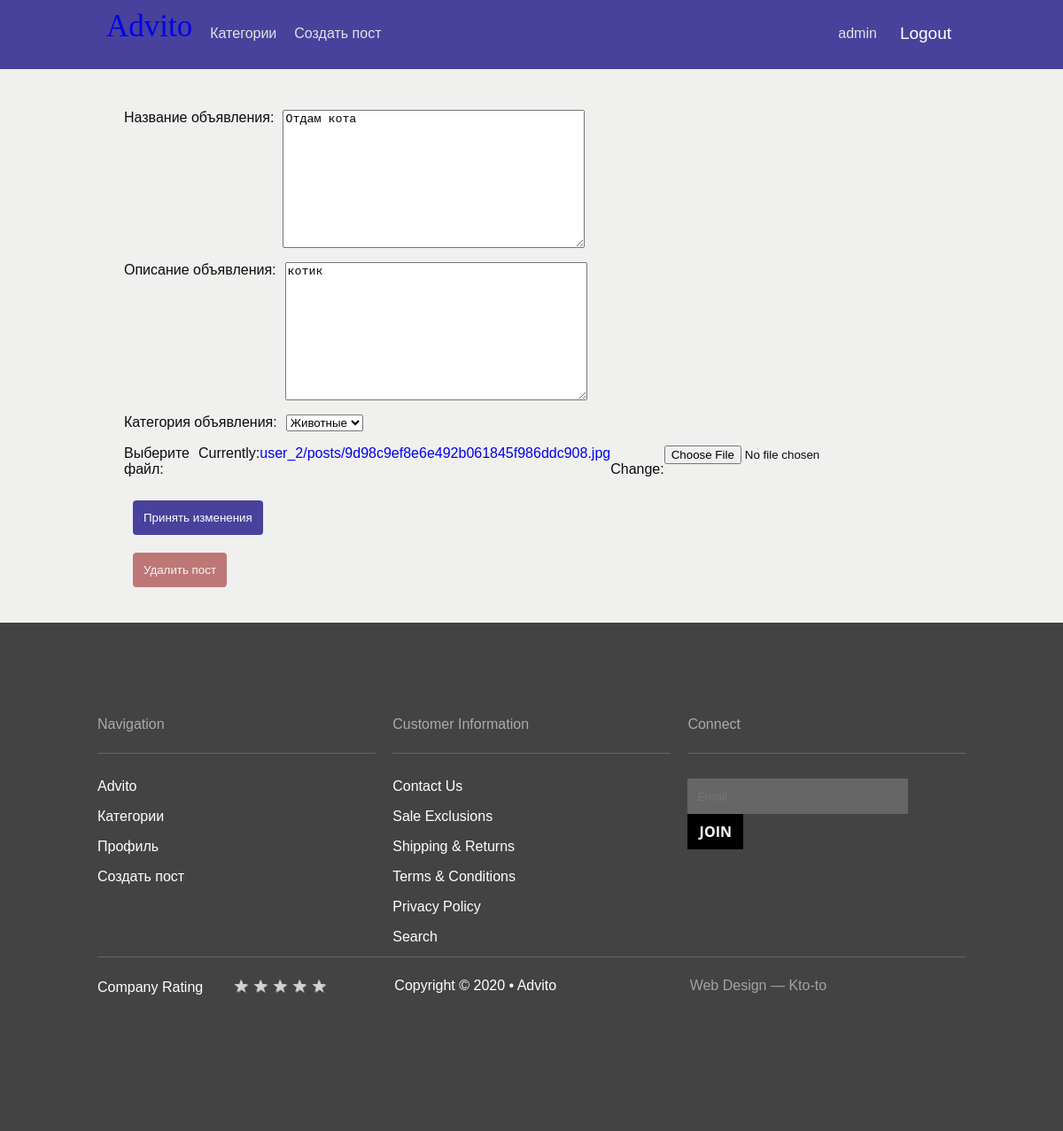
The page /post/12/edit/ (signed in) on the database its author committed.
### advito/models.py (models this page shows, shortened)
class Add(models.Model):
    author = models.ForeignKey(User, on_delete=models.CASCADE)
    header = models.TextField(max_length=100)
    description = models.TextField(max_length=1000, blank=True)
    image = models.ImageField(upload_to=add_path)
    date_pub = models.DateTimeField(auto_now_add=True)
    date_edit = models.DateTimeField(auto_now=True)
    category = models.ForeignKey(Category, on_delete=models.CASCADE, verbose_name='категория')

### advito/views.py (the view, shortened to what this page needs)
# urls.py: path('post/<int:add_id>/edit/', views.EditPostView.as_view(), name='post_edit'),
class EditPostView(UpdateView):
    model = Add
    pk_url_kwarg = 'add_id'
    template_name = 'advito/post_edit.html'
    form_class = PostForm
    def dispatch(self, request, *args, **kwargs):
        obj = self.get_object()
        if obj.author != self.request.user:
            raise PermissionDenied("You are not author of this post")
        return super(EditPostView, self).dispatch(request, *args, **kwargs)

### advito/forms.py (shortened to what this page needs)
class PostForm(forms.ModelForm):
    max_size_img = 5
    class Meta:
        model = Add
        fields = ['header', 'description', 'category', 'image']
        labels = {
            'header': 'Название объявления',
            'description': 'Описание объявления',
            'category': 'Категория объявления',
            'image': 'Выберите файл',
        }
        widgets = {
            'header': forms.Textarea(attrs={'class': 'form-control', 'placeholder': 'Название объявления'}),
            'description': forms.Textarea(attrs={'class': 'form-control', 'placeholder': 'Описание объявления'}),
            'image': forms.ClearableFileInput(attrs={'type': "file", 'class': "form-control-file"})
        }

### advito/models.py (called while the page is built)
    def __str__(self):
        return str(self.name)

### advito/templates/advito/post_edit.html (shortened to what this page needs)
{% extends 'advito/layout.html' %}
{% block unique_content %}
    <form method="post" enctype="multipart/form-data">{% csrf_token %}
        <div class="form">
            {{ form.as_p }}
        </div>
    <button type="submit" class="publih ptin" > Принять изменения </button>
    </form>
    <form action ='{% url 'post_delete' add.id %}' method="get">
            <button class="publih delete" type="submit"> Удалить пост </button>
    </form>
{% endblock unique_content %}

### advito/templates/advito/layout.html (shortened to what this page needs)
<!DOCTYPE html>
{% load static %}
<html lang="en">
<head>
    <link rel="stylesheet" type="text/css" href="{% static 'advito/css/style.css' %}">
</head>
<body>
<header>
    <nav class="container header-nav">
        <ul class="header-nav">
            <li class="link-menu name">
                <a href="{% url 'index' %}">Advito</a>
            </li>
            <li class="link-menu">
                <a class="linked" href="{% url 'category' %}">Категории</a>
            </li>
        {% if user.is_authenticated %}
            <li class="link-menu">
                <a class="linked" href="{% url 'post_create' %}">Создать пост</a>
            </li>
            {% endif %}
        </ul>
                {% if user.is_authenticated %}
                <a class="linked link-menu link-me" href="{% url 'profile' user.id %}">{{ user.username }}</a>
                    <form class="link-menu link-me" action="{% url 'logout' %}" method="GET">
                        <button class="log" type="submit"> Logout </button>
                    </form>
                {% else %}
                    <a class="linked link-menu link-me" href="{% url 'login' %}"> Login </a>
                {% endif %}
    </nav>
</header>
<main>
    <section class="container">
        {% block unique_content %}
        {% endblock unique_content %}
    </section>
</main>
      <footer class="footer">
         <div class="container foo">
            <div class="footer-block-wraper">
               <section class="footer-block">
                  <h4 class="h-nav-footer">Navigation</h4>
                  <hr class="line-footer">
                   <ul class="nav-footer-wrap">
            <li class="nav-footer">
                <a href="{% url 'index' %}">Advito</a>
            </li>
            <li class="nav-footer">
                <a href="{% url 'category' %}">Категории</a>
            </li>
            <li class="nav-footer">
                {% if user.is_authenticated %}
                <a href="{% url 'profile' user.id %}">Профиль</a>
                {% endif %}
            </li>
                       {% if user.is_authenticated %}
                   <li class="nav-footer">
                       <a href="{% url 'post_create' %}"> Создать пост </a>
                   </li>
                {% endif %}
        </ul>
               </section>
               <section class="footer-block">
                  <h4 class="h-nav-footer">Customer Information</h4>
                  <hr class="line-footer">
                  <ul class="nav-footer-wrap">
                     <li class="nav-footer"><a href="#">Contact Us</a></li>
                     <li class="nav-footer"><a href="#">Sale Exclusions</a></li>
                     <li class="nav-footer"><a href="#">Shipping & Returns</a></li>
                     <li class="nav-footer"><a href="#">Terms & Conditions</a></li>
                     <li class="nav-footer"><a href="#">Privacy Policy</a></li>
                     <li class="nav-footer"><a href="#">Search</a></li>
                  </ul>
               </section>
               <section class="footer-block">
                  <h4 class="h-nav-footer">Connect</h4>
                  <hr class="line-footer">
                  <input name="a" placeholder="Email" class="pole">
                  <input type="submit" class="btnms" value="JOIN">
               </section>
            </div>
            <hr class="line-footer line-footer-bottom">
            <ul class="rat-wrap">
               <li class="rat bottom-link star" style="margin-left: 0;">
                  Company Rating
               <div class="rating-area">
                  <label for="star-5" title="Оценка «5»"></label>
                  <label for="star-4" title="Оценка «4»"></label>
                  <label for="star-3" title="Оценка «3»"></label>
                  <label for="star-2" title="Оценка «2»"></label>
                  <label for="star-1" title="Оценка «1»"></label>
               </div>
               </li>
               <li class="rat">
                  Copyright © 2020 • Advito
               </li>
               <li class="rat bottom-link web-rat">
                  Web Design — Kto-to
               </li>
            </ul>
         </div>
      </footer>
</body>
</html>

### advito/static/advito/css/style.css (style rules this page uses)
body { font-family: 'Montserrat', sans-serif; margin: 0; padding: 0; color: #0d0b0b; }
li { list-style-type: none; }
a { text-decoration: none; }
.container { box-sizing: border-box; padding-left: 110px; padding-right: 110px; max-width: 1440px; margin-left: auto; margin-right: auto; }
.header-nav { display: flex; align-items: center; margin-right: auto; }
ul { padding: 0; margin: 0; }
.link-menu { margin: 10px; margin-top: 25px; }
header { height: 78px; background: #48429c; }
main { background-color: #F0F0EF; margin: 0; padding: 30px; height: auto; }
.name { font-family: 'Chilanka', cursive; font-size: 35px; margin-top: 10px; color: #E2E2E2; }
.linked { color: #E2E2E2; }
.form label { margin-right: 10px; }
.form p { display: flex; flex-flow: row; width: 550px; }
.publih { margin: 10px; padding: 12px; color: white; font-family: 'Montserrat', sans-serif; border: none; background-color: #48429c; border-radius: 4px; }
.log { background-color: transparent; color: #fff; font-family: 'Montserrat', sans-serif; border: none; font-size: 19px; }
.delete { background-color: darkred; opacity: 0.5; }
.ptin { background-color: #48429c; }
.footer { height: 573px; background: #434343; padding-top: 1px; }
.foo { margin-top: 84px; }
.h-nav-footer { font-style: normal; font-weight: normal; font-size: 16px; color: #AAAAAA; }
.line-footer { width: 100%; margin-top: 23px; height: 1px; background-color: #666666; border: none; margin-bottom: 28px; margin-left: 0; margin-right: 0; }
.nav-footer { margin-top: 16px; }
.bottom-link, .nav-footer a { color: #fff; text-decoration: none; }
.btnms { border: 0; width: 20%; padding: 9px; background: #000000; color: white; font-family: 'Open Sans', sans-serif; font-style: normal; font-weight: bold; font-size: 16px; }
.footer-block-wraper { display: flex; justify-content: space-between; }
.pole { border: 0; background: #666666; color: white; width: 75%; height: 38px; padding-left: 11px; }
.nav-footer-wrap { padding: 0; }
.footer-block { width: 32%; }
.rat-wrap { padding: 0; display: flex; align-content: space-between; width: 100%; }
.star { margin-right: 2px; }
.rat { color: #fff; width: 33%; margin-left: 22px; align-self: center; margin-top: -5px; }
.web-rat { color: #A2A2A2; }
.line-footer-bottom { width: 100%; margin-top: 13px; }
.rating-area { overflow: hidden; width: 145px; height: 33px; margin-top: -36px; margin-left: 118px; }
.rating-area:not(:checked) > label { float: right; width: 22px; padding: 0; cursor: pointer; font-size: 20px; line-height: 50px; color: lightgrey; text-shadow: 1px 1px #bbb; }
.rating-area:not(:checked) > label:before { content: '★'; }

### rows shown on the page
Add: header "Отдам кота", description "котик", category "Животные"

### other values the page prints
{{ user.username }} "admin"
